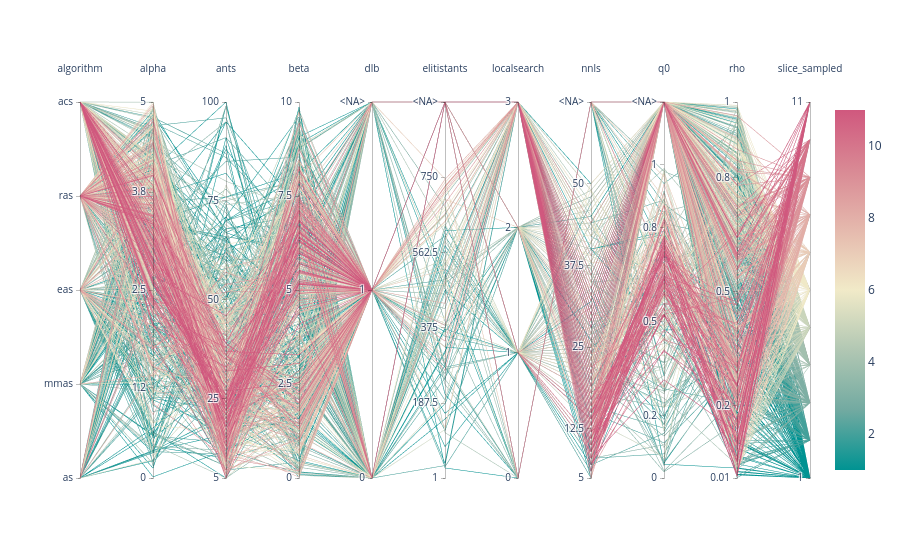

This figure's notebook cell:
### Markdown cell above
#### function param_parallelcoord

The plot produced by `Parcoords` from model **plotly.graph_objects** can help you to both the distribution of the parameter values of a set of configurations and the common associations between these values. 

By default, the plot colors the lines using `slice_sampled` in which slice the configuration is sampled for all configurations in the racing. You can use the `colorby` argument to choose the parameter for coloring the lines. You can do this with the `param_parallelcoord` method:

### Code cell
cplot.param_parallelcoord(data=results1, options=options1)

### Figure 1 — Plotly figure (JSON) as saved in the notebook; plotly's stock layout.template omitted (floating-point values rounded to 4 significant figures; data arrays with more than 128 entries replaced by an {"elided": "..."} marker saying what was removed)
{"data": [{"dimensions": [{"label": "algorithm", "range": [0, 4], "ticktext": ["as", "mmas", "eas", "ras", "acs"], "tickvals": [0, 1, 2, 3, 4], "values": {"elided": "717 int values"}}, {"label": "alpha", "range": [0, 5], "ticktext": [0, 1.2, 2.5, 3.8, 5], "tickvals": [0, 1.2, 2.5, 3.8, 5], "values": {"elided": "717 float values"}}, {"label": "ants", "range": [5, 100], "ticktext": [5, 25, 50, 75, 100], "tickvals": [5, 25, 50, 75, 100], "values": {"elided": "717 int values"}}, {"label": "beta", "range": [0, 10], "ticktext": [0, 2.5, 5, 7.5, 10], "tickvals": [0, 2.5, 5, 7.5, 10], "values": {"elided": "717 float values"}}, {"label": "dlb", "range": [0, 2], "ticktext": ["0", "1", "<NA>"], "tickvals": [0, 1, 2], "values": {"elided": "717 int values"}}, {"label": "elitistants", "range": [1, 937.5], "ticktext": [1, 187.5, 375, 562.5, 750, "<NA>"], "tickvals": [1, 187.5, 375, 562.5, 750, 937.5], "values": {"elided": "717 float values"}}, {"label": "localsearch", "range": [0, 3], "ticktext": ["0", "1", "2", "3"], "tickvals": [0, 1, 2, 3], "values": {"elided": "717 int values"}}, {"label": "nnls", "range": [5, 62.5], "ticktext": [5, 12.5, 25, 37.5, 50, "<NA>"], "tickvals": [5, 12.5, 25, 37.5, 50, 62.5], "values": {"elided": "717 float values"}}, {"label": "q0", "range": [0, 1.2], "ticktext": [0, 0.2, 0.5, 0.8, 1, "<NA>"], "tickvals": [0, 0.2, 0.5, 0.8, 1, 1.2], "values": {"elided": "717 float values"}}, {"label": "rho", "range": [0.01, 1], "ticktext": [0.01, 0.2, 0.5, 0.8, 1], "tickvals": [0.01, 0.2, 0.5, 0.8, 1], "values": {"elided": "717 float values"}}, {"label": "slice_sampled", "range": [1, 11], "ticktext": [1, 11], "tickvals": [1, 11], "values": {"elided": "717 int values"}}], "line": {"cmax": 11, "cmin": 1, "color": {"elided": "717 int values"}, "colorscale": [[0, "rgb(0, 147, 146)"], [0.1667, "rgb(114, 170, 161)"], [0.3333, "rgb(177, 199, 179)"], [0.5, "rgb(241, 234, 200)"], [0.6667, "rgb(229, 185, 173)"], [0.8333, "rgb(217, 137, 148)"], [1, "rgb(208, 88, 126)"]], "showscale": true}, "type": "parcoords"}], "layout": {}}
